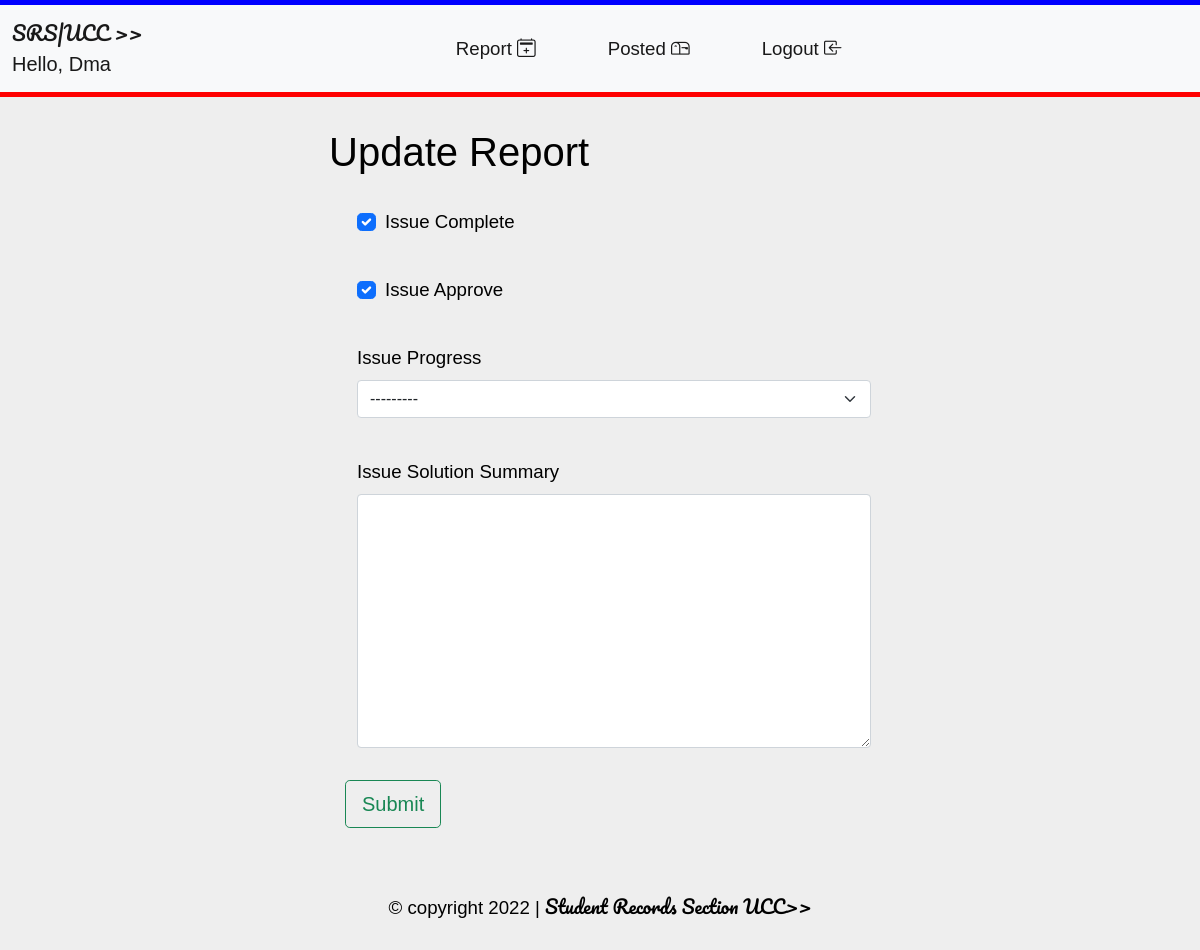
Screenshot of /admin_issues_update/7/ (signed in) with the database file from the repository.
### srs/models.py (models this page shows)
class User(AbstractUser):
    is_customer = models.BooleanField(default=False)
    is_employee = models.BooleanField(default=False)
    is_admin = models.BooleanField(default=False)
    first_name = models.CharField(max_length=100)
    last_name = models.CharField(max_length=100)

class Issues(models.Model):
    Issuer = models.ForeignKey(User, on_delete=models.CASCADE, null=True, blank=True)
    Issue_Title = models.ForeignKey(IssuesTypes, on_delete=models.CASCADE, null=True, blank=True)
    Issue_Priority = models.ForeignKey(IssuesPriority, on_delete=models.CASCADE, null=True, blank=True)
    Issue_Progress = models.ForeignKey(IssuesProgress, on_delete=models.CASCADE, null=True, blank=True)
    Issue = models.BooleanField(default=True)
    Issue_Approve = models.BooleanField(default=False)
    Issue_Description = models.TextField(null=False, blank=False)
    Issue_Created_On = models.DateTimeField(auto_now_add=True)
    Issue_Closed_By = models.CharField(max_length=200,null=True, blank=True)
    Issue_Closed_On = models.CharField(max_length=200, null=True, blank=True)
    Issue_Complete = models.BooleanField(default=False)
    Issue_Solution_Summary = models.TextField(null=True, blank=True)

### srs/views.py (the view)
# urls.py: path('admin_issues_update/<int:pk>/',AdminUpdateView.as_view(), name='admin_update'),
class AdminUpdateView(LoginRequiredMixin, UpdateView):
    model = Issues
    context_object_name = 'issue'
    fields = ["Issue_Progress","Issue_Complete",
    "Issue_Solution_Summary","Issue_Approve"
    ]
    template_name = 'srs/admin_update.html'
    success_url = reverse_lazy('admin_issues')

### srs/models.py (called while the page is built)
    def __str__(self):
        return self.Progress_Title

### srs/templates/srs/admin_update.html (shortened to what this page needs)
{% extends "srs/base.html"%}
{% block content %}
{% load crispy_forms_tags %}
{%if request.user.is_authenticated %}
<br><br>
<div class="container  p-3">
<div class="row">
    <div class="col-md-6  contain">
        <div class="">
            <h1 class="">Update Report </h1>
            <form method="POST" action="{%url 'admin_update' issue.pk%}">
              {%if request.user.is_admin %}
              <div class="form-check"><p class="p-1">{{form.Issue_Complete | as_crispy_field}}</p> </div>
              <div class="form-check"><p class="p-1">{{form.Issue_Approve | as_crispy_field}}</p></div>
              <div class="form-check"> <p class="p-1">{{form.Issue_Progress | as_crispy_field}}</p></div>
              <div class="form-check"> <p class="p-1">{{form.Issue_Solution_Summary | as_crispy_field}}</p></div>
              {%endif%}
              <input class="m-3 btn btn-outline-success  btn-lg" type="Submit" vlaue= "Submit" name="Submit" id="">
          </form>
          </div>
        </div>
</div>
  </div>
  {%else%}
  <td><a class="btn btn-outline-danger text-center" href="{% url 'login'%}"> Login </a></td>
  {%endif%}
{% endblock content %}

### srs/templates/srs/base.html (shortened to what this page needs)
<!doctype html>
{% load static %}
<html lang="en">
  <head>
    <link href="https://cdn.jsdelivr.net/npm/bootstrap@5.0.2/dist/css/bootstrap.min.css"
    rel="stylesheet"
>
    <link rel="stylesheet" href="https://cdn.jsdelivr.net/npm/bootstrap-icons@1.3.0/font/bootstrap-icons.css">
  </head>
  <body>
    <nav class="navbar navbar-expand-lg navbar-light bg-light fixed-top">
      <div class="container-fluid">
        <a class="navbar-brand" href="{%url 'base-home'%}"><span class="logo">SRS|UCC >>
        </span><br>Hello, {{request.user|title}} </a>
        {%if request.user.is_authenticated %}
        <div class="collapse navbar-collapse" id="navbarSupportedContent">
          <ul class="navbar-nav m-auto mb-2 mb-lg-0">
            <li class="nav-item me-5">
              <a class="nav-link active p-2 m-1" aria-current="page" href="{%url 'create'%}">
                 Report <i class="bi bi-calendar2-plus"></i></a>
            </li>
            {%if request.user.is_admin %}
            <li class="nav-item me-5">
              <a class="nav-link active p-2 m-1" aria-current="page" href="{%url 'admin_issues'%}">
               Posted <i class="bi bi-mailbox"></i></a>
            </li>
            {%endif%}
            <li class="nav-item me-5">
              <a class="nav-link  active p-2 m-1" aria-current="page" href="{%url 'logout'%}">
                Logout <i class="bi bi-box-arrow-in-left"></i></a>
            </li>
            {%else%}
            <li class="nav-item me-5">
              <a class="nav-link  active p-2 m-1" aria-current="page" href="{%url 'login'%}">
               Login <i class="bi bi-box-arrow-in-right"></i></a>
            </li>
            {%endif%}
          </ul>
        </div>
      </div>
    </nav>
    <br> <br>
    {% block content %}{% endblock %}
    <div class="container-fluid  text-center  mt-2">
<p class="p-4">&copy copyright 2022 | <span class="logo"> Student Records Section UCC>></span></p>
    </div>
  </body>
</html>

### srs/templates/srs/base.html (style rules this page uses)
h1,h2,h3,h4,h5,h6 { font-family: 'Raleway', sans-serif; }
.contain { margin: auto; }
a { text-decoration: none; color: #0438A2; }
body { font-family: 'Mingzat', sans-serif; font-size: 14pt; background-color: #EEEEEE; color: black; }
.logo { font-family: 'Pacifico', cursive; }
.navbar { border-bottom: 5px solid red; border-top: 5px solid blue; }
.bi { font-size: 14pt; }

### rows the page displays
User: user "Dma"
Issues: Issue_Complete "☑", Issue_Approve "☑", Issue_Progress "---------"
